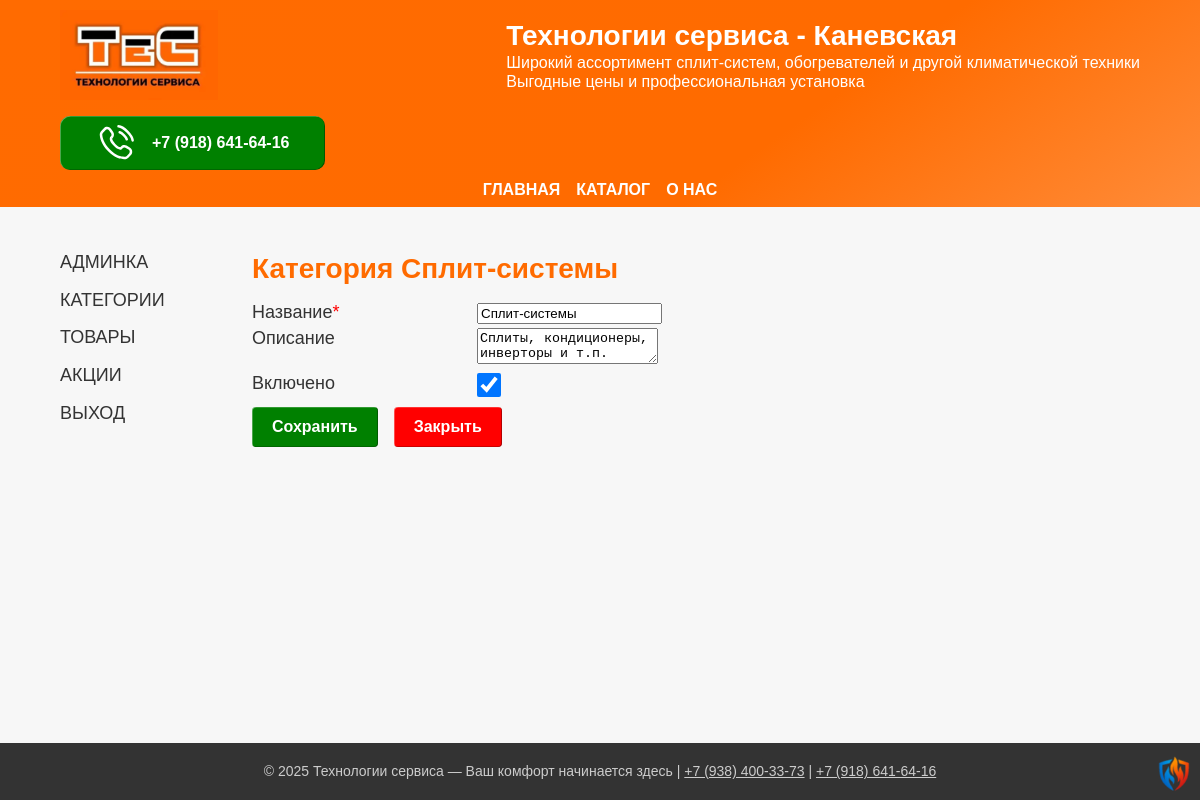
The app's page /dash/categories/Сплит-системы with its own data.
### app/models.py (models this page shows)
class Category(db.Model):
    __tablename__ = 'categories'
    id = db.Column(db.Integer, primary_key=True)
    name = db.Column(db.String(64), nullable=False, unique=True)
    description = db.Column(db.Text, nullable=True)
    active = db.Column(db.Boolean, default=True)
    def __repr__(self):
        return f'<Category {self.name}>'

### app/urls.py (the view, shortened to what this page needs)
@login_required
@app.route('/dash/categories/<string:name>', methods=["GET", "POST"])
def category(name):
    category = Category.query.filter_by(name=name).first()
    if not category:
        return redirect(url_for('categories'))
    form = CategoryForm(obj=category)
    if category:
        print(category)
    return render_template('category.html',
                           title=f"Категория {category.name}",
                           category=category,
                           form=form)

### app/forms.py
class CategoryForm(FlaskForm):
    name = StringField('Название', validators=[DataRequired(DATA_REQUIRED_MESSAGE), Length(min=1, max=64)])
    description = TextAreaField('Описание', validators=[Optional()])
    active = BooleanField('Включено', default=True)
    submit_new = SubmitField('Создать')
    submit_save = SubmitField('Сохранить')
    submit_cancel = SubmitField('Закрыть')
    submit_delete = SubmitField('Удалить')

### app/templates/category.html (shortened to what this page needs)
{% extends "private.html" %}
{% block article %}
<h2>{{title}}</h2>
      <form id="form-category" class="form-category" action="" method="post" novalidate>
        <div class="form-category--field">
          <div>{{ form.name.label }}<span style="color: red;">*</span></div>
          <div class="field--input">
            {{ form.name() }}
          </div>
        </div>
        <div class="form-category--field">
          <div>{{ form.description.label }}</div>
          <div class="field-textarea">
            {{ form.description() }}
          </div>
        </div>
        <div class="form-category--field">
          <div>{{ form.active.label }}</div>
          <div class="field-select">
            {{ form.active() }}
          </div>
        </div>
        <div class="form-submits">
          <div class="form-submit">{{ form.submit_save() }}</div>
          <div class="form-submit">{{ form.submit_cancel() }}</div>
        </div>
      </form>
{% endblock %}

### app/static/css/style.css (style rules this page uses)
:root { --wrapper-max: 75rem; --wrapper-big: 64rem; --wrapper-middle: 50rem; --wrapper-small: 25rem; --color-btn-hover: rgb(58, 206, 0); --color-heads-color: #ff6b00; --color-background: #f7f7f7; --color-shadow: #000000A0; }
body { font-family: Geneva, Arial, Helvetica, sans-serif; background-color: var(--color-background); color: #333; display: flex; flex-direction: column; min-height: 100vh; justify-content: space-between; align-content: space-between; container-type: inline-size; container-name: body-size; }
h2 { font-size: 1.75rem; }
h1, h2, h3 { color: #ff6b00; display: block; }
.form-category { display: flex; flex-direction: column; gap: 0.25rem; }
.form-category--field { display: grid; grid-template-columns: 1fr 3fr; gap: 0.25rem; }
.field-select > input { margin: 0; width: 1.5rem; height: 1.5rem; }
.form-submits { display: flex; flex-wrap: wrap; gap: 1rem; }
.form-submit > * { padding: 0.25rem 1.25rem; border-radius: 0.25rem; font-size: 1rem; line-height: 2rem; font-weight: bold; display: block; transition: 0.2s ease-in-out; border: none; box-shadow: inset -0.75px -0.5px rgba(0, 0, 0, 0.4), inset +0.75px +0.5px rgba(255, 255, 255, 0.4); }
.form-submit > input#submit_save { color: white; background-color: green; }
.form-submit > input#submit_cancel { color: white; background-color: red; }

### records on screen
Category: name "Сплит-системы", description "Сплиты, кондиционеры, инверторы и т.п.", active "☑"

### other values on screen
{{ title }} "Категория Сплит-системы"
